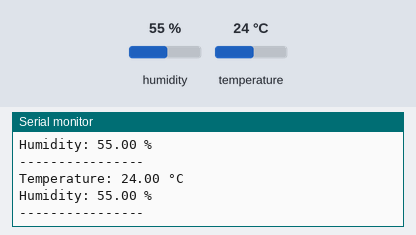
Simulated run of this sketch. Board: Arduino Uno, built with avr-gcc and run on an emulated ATmega328P. On the bench: the last lines printed to the serial monitor. Inputs (shaded band) come from the test bench; at power-on: humidity 55 %, temperature 24 °C.

Above: at 2.8 s.
2.9 s: humidity set to 22 %
At 4.9 s:
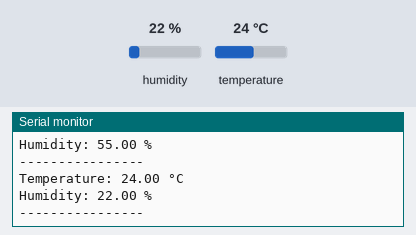
5.6 s: temperature set to 12 °C
At 6.9 s:
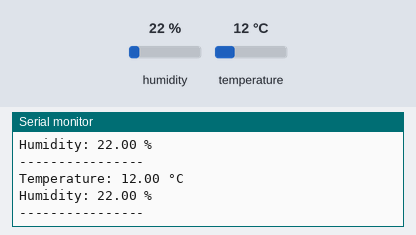
8.3 s: humidity set to 40 %
At 10.8 s:
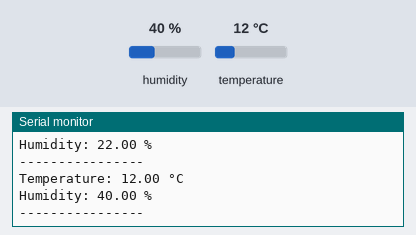
Timing chart, 0 to 12.3 s (numbered marks = the images above; inputs shaded):
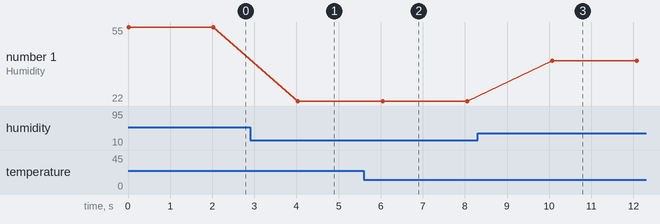

The sketch:

code.ino
```cpp
#include "DHTesp.h"

const int DHT_PIN = 15;

DHTesp dht;

void setup() {

  Serial.begin(115200);

  dht.setup(DHT_PIN, DHTesp::DHT22);
}

void loop() {

  TempAndHumidity data = dht.getTempAndHumidity();

  Serial.print("Temperature: ");
  Serial.print(data.temperature);
  Serial.println(" °C");

  Serial.print("Humidity: ");
  Serial.print(data.humidity);
  Serial.println(" %");

  Serial.println("----------------");

  delay(2000);
}
```

Measured:
- after the input at 2.9 s, the serial monitor: prints a new line after 1.1 s (image 1)
- after the input at 5.6 s, the serial monitor: prints a new line after 0.45 s (image 2)
- after the input at 8.3 s, the serial monitor: prints a new line after 1.8 s (image 3)
- plotted number 1: 55 → 22 after the input at 2.9 s, 22 → 40 after the input at 8.3 s
